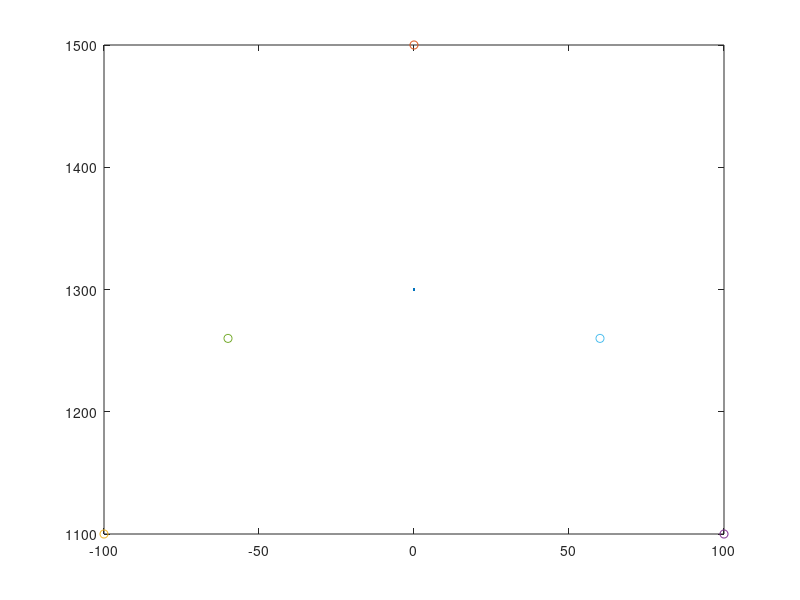

MATLAB code to generate this figure:
%%
Centroid = [100,200];
% tcp = tcpclient("192.168.125.1", 1025);
% str = char(65)
% % UnicodeVal = double(str);
% Letter = "wqe";
currentCoords = [1336,0,1300]
startPos = currentCoords; % Where the robot will start writing from
% for i = 65:90
Letter= "A"

if Letter == "A" % 5 Points all linear
    startPos(3) = startPos(3) + Centroid(2);
    L_Corner = [currentCoords(1), currentCoords(2) - Centroid(1), currentCoords(3)-Centroid(2)];
    currentCoords + L_Corner
    R_Corner = [currentCoords(1), currentCoords(2) + Centroid(1), currentCoords(3)-Centroid(2)];
    currentCoords + R_Corner
    L_Mid = [currentCoords(1), currentCoords(2) -  Centroid(1)*0.6, currentCoords(3)-(2*Centroid(2)*0.6-Centroid(2))];
    R_Mid = [currentCoords(1), currentCoords(2) + Centroid(1)*0.6, currentCoords(3)-(2*Centroid(2)*0.6-Centroid(2))];
%     tcp.write(string(startPos(2), startPos(3)))
%     test = tcp.read();
%     if test == "next"
%         tcp.write(string(L_Corner(2), L_Corner(3)));
%     end
%     test = tcp.read();
%     if test == "next"
%         tcp.write(string(startPos(2), startPos(3)));
%     end
%     test = tcp.read()
%     if test == "next"
%         tcp.write(string(R_Corner(2), R_Corner(3)));
%     end
    figure;
    plot(currentCoords(2), currentCoords(3))
    hold on;
    plot(startPos(2), startPos(3), '-o')
    hold on;
    plot(L_Corner(2), L_Corner(3), '-o')
    hold on;
    plot(R_Corner(2), R_Corner(3), '-o')
    hold on;
    plot(L_Mid(2), L_Mid(3), '-o')
    hold on;
    plot(R_Mid(2), R_Mid(3), '-o')
end

if Letter == "B" % 6 points 2 circular movements
    startPos = [currentCoords(1),currentCoords(2)-(Centroid(1)*0.4), currentCoords(3)+Centroid(2)]
    L_Bottom = [currentCoords(1), currentCoords(2) - (Centroid(1)*.4), currentCoords(3)-Centroid(2)]
    L_Mid = [currentCoords(1), currentCoords(2) - (Centroid(1)*0.4), currentCoords(3)]
%     Mid = [currentCoords(1), currentCoords(2) - (Centroid(1)*0.25), currentCoords(3)]
    Mid = currentCoords;
    Bott_Mid = [Mid(1), Mid(2), currentCoords(3)-Centroid(2)]
    Top_Mid = [Mid(1), Mid(2), currentCoords(3)+Centroid(2)]
    figure;
    plot(currentCoords(2), currentCoords(3), '-x');
    hold on;
    plot(startPos(2), startPos(3), '-o')
    hold on;
    plot(L_Bottom(2), L_Bottom(3), '-o')
    hold on;
%     plot(R_Corner(2), R_Corner(3), '-o')
%     hold on;
    plot(L_Mid(2), L_Mid(3), '-o')
    hold on;
    plot(Mid(2), Mid(3), '-o')
    plot(Top_Mid(2), Top_Mid(3), '-o')
    hold on;
    plot(Bott_Mid(2), Bott_Mid(3), '-o')
    hold on;
end

if Letter == "C" % 4 points all circular movements
    startPos = [currentCoords(1),currentCoords(2), currentCoords(3)+Centroid(2)]
    Bottom = [currentCoords(1), currentCoords(2), currentCoords(3)-Centroid(2)]
    Top_Arc = [currentCoords(1),currentCoords(2)+(Centroid(2)*0.1), currentCoords(3)+(Centroid(2)*0.9)]
    Bottom_Arc = [currentCoords(1), currentCoords(2)+(Centroid(2)*0.1), currentCoords(3)-(Centroid(2)*0.9)]
    figure;
    plot(currentCoords(2), currentCoords(3), '-x');
    hold on;
    plot(startPos(2), startPos(3), '-o')
    hold on;
    plot(Bottom(2), Bottom(3), '-o')
    hold on;
    plot(Top_Arc(2), Top_Arc(3), '-o')
    hold on;
    plot(Bottom_Arc(2), Bottom_Arc(3), '-o')
end

if Letter == "D" % 2 points 1 circular movement
    startPos = [currentCoords(1),currentCoords(2)-Centroid(1), currentCoords(3)+Centroid(2)]
    Bottom = [currentCoords(1), currentCoords(2)-Centroid(1), currentCoords(3)-Centroid(2)]
    figure;
    plot(currentCoords(2), currentCoords(3), '-x');
    hold on;
    plot(startPos(2), startPos(3), '-o')
    hold on;
    plot(Bottom(2), Bottom(3), '-o')
end

if Letter == "E" % 6 points All Linear movement
    startPos = [currentCoords(1),currentCoords(2)-Centroid(1), currentCoords(3)+Centroid(2)]
    L_Bott_Corner = [currentCoords(1), currentCoords(2)-Centroid(1), currentCoords(3)-Centroid(2)]
    R_Bott_Corner = [currentCoords(1), currentCoords(2)+Centroid(1), currentCoords(3)-Centroid(2)]
    R_Top_Corner = [currentCoords(1), currentCoords(2)+Centroid(1), currentCoords(3)+Centroid(2)]
    L_Mid = [currentCoords(1), currentCoords(2)-Centroid(1), currentCoords(3)]
    R_Mid = [currentCoords(1), currentCoords(2)+Centroid(1), currentCoords(3)]
    figure;
    plot(currentCoords(2), currentCoords(3), '-x');
    hold on;
    plot(startPos(2), startPos(3), '-o')
    hold on;
    plot(R_Bott_Corner(2), R_Bott_Corner(3), '-o')
    hold on;
    plot(L_Bott_Corner(2), L_Bott_Corner(3), '-o')
    hold on;
    plot(R_Top_Corner(2), R_Top_Corner(3), '-o')
    hold on;
    plot(L_Mid(2), L_Mid(3), '-o')
    hold on;
    plot(R_Mid(2), R_Mid(3), '-o')
end

if Letter == "F" % 5 points All Linear movement
    startPos = [currentCoords(1),currentCoords(2)-Centroid(1), currentCoords(3)+Centroid(2)]
    L_Bott_Corner = [currentCoords(1), currentCoords(2)-Centroid(1), currentCoords(3)-Centroid(2)]
    R_Top_Corner = [currentCoords(1), currentCoords(2)+Centroid(1), currentCoords(3)+Centroid(2)]
    L_Mid = [currentCoords(1), currentCoords(2)-Centroid(1), currentCoords(3)]
    R_Mid = [currentCoords(1), currentCoords(2)+Centroid(1), currentCoords(3)]
    figure;
    plot(currentCoords(2), currentCoords(3), '-x');
    hold on;
    plot(startPos(2), startPos(3), '-o')
    hold on;
    plot(L_Bott_Corner(2), L_Bott_Corner(3), '-o')
    hold on;
    plot(R_Top_Corner(2), R_Top_Corner(3), '-o')
    hold on;
    plot(L_Mid(2), L_Mid(3), '-o')
    hold on;
    plot(R_Mid(2), R_Mid(3), '-o')
end

if Letter == "G" % 5 points All Linear movement
    startPos = [currentCoords(1),currentCoords(2), currentCoords(3)+Centroid(2)]
    Bottom = [currentCoords(1), currentCoords(2), currentCoords(3)-Centroid(2)]
    R_Mid = [currentCoords(1), currentCoords(2)+Centroid(1), currentCoords(3)]
    R_Bott_Corner = [currentCoords(1), currentCoords(2)+Centroid(1), currentCoords(3)-Centroid(2)]
    Top_Arc = [currentCoords(1),currentCoords(2)+(Centroid(2)*0.1), currentCoords(3)+(Centroid(2)*0.9)]
    Mid = currentCoords;
    figure;
    plot(currentCoords(2), currentCoords(3), '-x');
    hold on;
    plot(startPos(2), startPos(3), '-o')
    hold on;
    plot(Bottom(2), Bottom(3), '-o')
    hold on;
    plot(R_Mid(2), R_Mid(3), '-o')
    hold on;
    plot(R_Bott_Corner(2), R_Bott_Corner(3), '-o')
    hold on;
    plot(Top_Arc(2), Top_Arc(3), '-o')
end

if Letter == "H" % 5 points All Linear movement
    startPos = [currentCoords(1),currentCoords(2)-Centroid(1), currentCoords(3)+Centroid(2)]
    L_Bott_Corner = [currentCoords(1), currentCoords(2)-Centroid(1), currentCoords(3)-Centroid(2)]
    R_Bott_Corner = [currentCoords(1), currentCoords(2)+Centroid(1), currentCoords(3)-Centroid(2)]
    R_Top_Corner = [currentCoords(1), currentCoords(2)+Centroid(1), currentCoords(3)+Centroid(2)]
    L_Mid = [currentCoords(1), currentCoords(2)-Centroid(1), currentCoords(3)]
    R_Mid = [currentCoords(1), currentCoords(2)+Centroid(1), currentCoords(3)]
    figure;
    plot(currentCoords(2), currentCoords(3), '-x');
    hold on;
    plot(startPos(2), startPos(3), '-o')
    hold on;
    plot(R_Bott_Corner(2), R_Bott_Corner(3), '-o')
    hold on;
    plot(L_Bott_Corner(2), L_Bott_Corner(3), '-o')
    hold on;
    plot(R_Top_Corner(2), R_Top_Corner(3), '-o')
    hold on;
    plot(L_Mid(2), L_Mid(3), '-o')
    hold on;
    plot(R_Mid(2), R_Mid(3), '-o')
end

if Letter == "I" % 5 points All Linear movement
    startPos = [currentCoords(1),currentCoords(2)-Centroid(1), currentCoords(3)+Centroid(2)]
    L_Bott_Corner = [currentCoords(1), currentCoords(2)-Centroid(1), currentCoords(3)-Centroid(2)]
    R_Bott_Corner = [currentCoords(1), currentCoords(2)+Centroid(1), currentCoords(3)-Centroid(2)]
    R_Top_Corner = [currentCoords(1), currentCoords(2)+Centroid(1), currentCoords(3)+Centroid(2)]
    Top_Mid = [currentCoords(1), currentCoords(2), currentCoords(3)+Centroid(2)]
    Bott_Mid = [currentCoords(1), currentCoords(2), currentCoords(3)-Centroid(2)]
    figure;
    plot(currentCoords(2), currentCoords(3), '-x');
    hold on;
    plot(startPos(2), startPos(3), '-o')
    hold on;
    plot(R_Bott_Corner(2), R_Bott_Corner(3), '-o')
    hold on;
    plot(L_Bott_Corner(2), L_Bott_Corner(3), '-o')
    hold on;
    plot(R_Top_Corner(2), R_Top_Corner(3), '-o')
    hold on;
    plot(Top_Mid(2), Top_Mid(3), '-o')
    hold on;
    plot(Bott_Mid(2), Bott_Mid(3), '-o')
end

if Letter == "J" % 3 points 1 Circular movement
    startPos = [currentCoords(1), currentCoords(2), currentCoords(3)+Centroid(2)]
    Bott_Arc_Mid = [currentCoords(1), currentCoords(2), currentCoords(3)-(Centroid(2)*0.7)]
    Bott_Arc_L = [currentCoords(1), currentCoords(2)-Centroid(1), currentCoords(3)-(Centroid(2)*0.7)]
    figure;
    plot(currentCoords(2), currentCoords(3), '-x');
    hold on;
    plot(startPos(2), startPos(3), '-o')
    hold on;
    plot(Bott_Arc_Mid(2), Bott_Arc_Mid(3), '-o')
    hold on;
    plot(Bott_Arc_L(2), Bott_Arc_L(3), '-o')
end

if Letter == "K" % 5 points All Linear movement
    startPos = [currentCoords(1),currentCoords(2)-Centroid(1), currentCoords(3)+Centroid(2)]
    L_Bott_Corner = [currentCoords(1), currentCoords(2)-Centroid(1), currentCoords(3)-Centroid(2)]
    R_Bott_Corner = [currentCoords(1), currentCoords(2)+Centroid(1), currentCoords(3)-Centroid(2)]
    R_Top_Corner = [currentCoords(1), currentCoords(2)+Centroid(1), currentCoords(3)+Centroid(2)]
    L_Mid = [currentCoords(1), currentCoords(2)-Centroid(1), currentCoords(3)]
    figure;
    plot(currentCoords(2), currentCoords(3), '-x');
    hold on;
    plot(startPos(2), startPos(3), '-o')
    hold on;
    plot(R_Bott_Corner(2), R_Bott_Corner(3), '-o')
    hold on;
    plot(L_Bott_Corner(2), L_Bott_Corner(3), '-o')
    hold on;
    plot(R_Top_Corner(2), R_Top_Corner(3), '-o')
    hold on;
    plot(L_Mid(2), L_Mid(3), '-o')
end

if Letter == "L" % 3 points 1 Circular movement
    startPos = [currentCoords(1),currentCoords(2)-Centroid(1), currentCoords(3)+Centroid(2)]
    L_Bott_Corner = [currentCoords(1), currentCoords(2)-Centroid(1), currentCoords(3)-Centroid(2)]
    R_Bott_Corner = [currentCoords(1), currentCoords(2)+Centroid(1), currentCoords(3)-Centroid(2)]
    figure;
    plot(currentCoords(2), currentCoords(3), '-x');
    hold on;
    plot(startPos(2), startPos(3), '-o')
    hold on;
    plot(R_Bott_Corner(2), R_Bott_Corner(3), '-o')
    hold on;
    plot(L_Bott_Corner(2), L_Bott_Corner(3), '-o')
end

if Letter == "M" % 5 points All Linear movement
    startPos = [currentCoords(1),currentCoords(2)-Centroid(1), currentCoords(3)+Centroid(2)]
    L_Bott_Corner = [currentCoords(1), currentCoords(2)-Centroid(1), currentCoords(3)-Centroid(2)]
    R_Bott_Corner = [currentCoords(1), currentCoords(2)+Centroid(1), currentCoords(3)-Centroid(2)]
    R_Top_Corner = [currentCoords(1), currentCoords(2)+Centroid(1), currentCoords(3)+Centroid(2)]
    Mid = currentCoords
    figure;
    plot(currentCoords(2), currentCoords(3), '-x');
    hold on;
    plot(startPos(2), startPos(3), '-o')
    hold on;
    plot(R_Bott_Corner(2), R_Bott_Corner(3), '-o')
    hold on;
    plot(L_Bott_Corner(2), L_Bott_Corner(3), '-o')
    hold on;
    plot(R_Top_Corner(2), R_Top_Corner(3), '-o')
    hold on;
    plot(Mid(2), Mid(3), '-o')
end

if Letter == "N" % 5 points All Linear movement - Same as points as M
    % Start at Bottom Left Corner
    startPos = [currentCoords(1), currentCoords(2)-Centroid(1), currentCoords(3)-Centroid(2)]
    L_Top_Corner = [currentCoords(1),currentCoords(2)-Centroid(1), currentCoords(3)+Centroid(2)]
    R_Bott_Corner = [currentCoords(1), currentCoords(2)+Centroid(1), currentCoords(3)-Centroid(2)]
    R_Top_Corner = [currentCoords(1), currentCoords(2)+Centroid(1), currentCoords(3)+Centroid(2)]
    Mid = currentCoords
    figure;
    plot(currentCoords(2), currentCoords(3), '-x');
    hold on;
    plot(startPos(2), startPos(3), '-o')
    hold on;
    plot(R_Bott_Corner(2), R_Bott_Corner(3), '-o')
    hold on;
    plot(L_Bott_Corner(2), L_Bott_Corner(3), '-o')
    hold on;
    plot(R_Top_Corner(2), R_Top_Corner(3), '-o')
    hold on;
    plot(Mid(2), Mid(3), '-o')
    hold on;
    plot(L_Top_Corner(2), L_Top_Corner(3), '-o')
end

if Letter == "O" % 4 points all circular movements
    startPos = [currentCoords(1),currentCoords(2), currentCoords(3)+Centroid(2)]
    Bottom = [currentCoords(1), currentCoords(2), currentCoords(3)-Centroid(2)]
    figure;
    plot(currentCoords(2), currentCoords(3), '-x');
    hold on;
    plot(startPos(2), startPos(3), '-o')
    hold on;
    plot(Bottom(2), Bottom(3), '-o')
end

if Letter == "P" % 3 points 1 Circular movement
    % Start at bottom
    startPos = [currentCoords(1), currentCoords(2)-Centroid(1), currentCoords(3)-Centroid(2)]
    Top = [currentCoords(1), currentCoords(2)-Centroid(1), currentCoords(3)+Centroid(2)]
    L_Mid = [currentCoords(1), currentCoords(2)-Centroid(1), currentCoords(3)]
    figure;
    plot(currentCoords(2), currentCoords(3), '-x');
    hold on;
    plot(startPos(2), startPos(3), '-o')
    hold on;
    plot(Top(2), Top(3), '-o')
    hold on;
    plot(L_Mid(2), L_Mid(3), '-o')
end

if Letter == "Q" % 4 points all circular movements
    startPos = [currentCoords(1),currentCoords(2), currentCoords(3)+Centroid(2)]
    Bottom = [currentCoords(1), currentCoords(2), currentCoords(3)-Centroid(2)]
    Mid = currentCoords;
    R_Bott_Corner = [currentCoords(1), currentCoords(2)+Centroid(1), currentCoords(3)-Centroid(2)]
    figure;
    plot(currentCoords(2), currentCoords(3), '-x');
    hold on;
    plot(startPos(2), startPos(3), '-o')
    hold on;
    plot(Bottom(2), Bottom(3), '-o')
    hold on;
    plot(Mid(2), Mid(3), '-o')
    hold on;
    plot(R_Bott_Corner(2), R_Bott_Corner(3), '-o')
end

if Letter == "R" % 3 points 1 Circular movement
    % Start at bottom
    startPos = [currentCoords(1), currentCoords(2)-Centroid(1), currentCoords(3)-Centroid(2)]
    Top = [currentCoords(1), currentCoords(2)-Centroid(1), currentCoords(3)+Centroid(2)]
    L_Mid = [currentCoords(1), currentCoords(2)-Centroid(1), currentCoords(3)]
    Top_Mid = [currentCoords(1), currentCoords(2), currentCoords(3)+Centroid(2)]
    R_Bott_Corner = [currentCoords(1), currentCoords(2)+Centroid(1), currentCoords(3)-Centroid(2)]
    Mid = currentCoords;
    figure;
    plot(currentCoords(2), currentCoords(3), '-x');
    hold on;
    plot(startPos(2), startPos(3), '-o')
    hold on;
    plot(Top(2), Top(3), '-o')
    hold on;
    plot(L_Mid(2), L_Mid(3), '-o')
    hold on;
    plot(R_Bott_Corner(2), R_Bott_Corner(3), '-o')
    hold on;
    plot(Top_Mid(2), Top_Mid(3), '-o')
end

if Letter == "S" % 5 points 2 Circular movement
    % Start at top right
    startPos = [currentCoords(1), currentCoords(2)+Centroid(1), currentCoords(3)+Centroid(2)]
    L_Bott_Corner = [currentCoords(1), currentCoords(2)-Centroid(1), currentCoords(3)-Centroid(2)]
    Top_Mid = [currentCoords(1), currentCoords(2), currentCoords(3)+Centroid(2)]
    Bott_Mid = [currentCoords(1), currentCoords(2), currentCoords(3)-Centroid(2)]
    Mid = currentCoords;
    figure;
    plot(currentCoords(2), currentCoords(3), '-x');
    hold on;
    plot(startPos(2), startPos(3), '-o')
    hold on;
    plot(Mid(2), Mid(3), '-o')
    hold on;
    plot(L_Bott_Corner(2), L_Bott_Corner(3), '-o')
    hold on;
    plot(R_Top_Corner(2), R_Top_Corner(3), '-o')
    hold on;
    plot(Top_Mid(2), Top_Mid(3), '-o')
    hold on;
    plot(Bott_Mid(2), Bott_Mid(3), '-o')
end

if Letter == "T" % 4 points All Linear movement
    % Start at top left
    startPos = [currentCoords(1),currentCoords(2)-Centroid(1), currentCoords(3)+Centroid(2)]
    R_Top_Corner = [currentCoords(1), currentCoords(2)+Centroid(1), currentCoords(3)+Centroid(2)]
    Top_Mid = [currentCoords(1), currentCoords(2), currentCoords(3)+Centroid(2)]
    Bott_Mid = [currentCoords(1), currentCoords(2), currentCoords(3)-Centroid(2)]
    figure;
    plot(currentCoords(2), currentCoords(3), '-x');
    hold on;
    plot(startPos(2), startPos(3), '-o')
    hold on;
    plot(R_Top_Corner(2), R_Top_Corner(3), '-o')
    hold on;
    plot(Top_Mid(2), Top_Mid(3), '-o')
    hold on;
    plot(Bott_Mid(2), Bott_Mid(3), '-o')
end

if Letter == "U" % 5 points 1 or 2 Linear movement
    % Start at top left corner
    startPos = [currentCoords(1),currentCoords(2)-Centroid(1), currentCoords(3)+Centroid(2)]
    R_Top_Corner = [currentCoords(1), currentCoords(2)+Centroid(1), currentCoords(3)+Centroid(2)]
    Bott_Mid = [currentCoords(1), currentCoords(2), currentCoords(3)-Centroid(2)]
    L_Mid = [currentCoords(1), currentCoords(2)-Centroid(1), currentCoords(3)]
    R_Mid = [currentCoords(1), currentCoords(2)+Centroid(1), currentCoords(3)]
    figure;
    plot(currentCoords(2), currentCoords(3), '-x');
    hold on;
    plot(startPos(2), startPos(3), '-o')
    hold on;
    plot(R_Top_Corner(2), R_Top_Corner(3), '-o')
    hold on;
    plot(Bott_Mid(2), Bott_Mid(3), '-o')
    hold on;
    plot(L_Mid(2), L_Mid(3), '-o')
    hold on;
    plot(R_Mid(2), R_Mid(3), '-o')
end

if Letter == "V" % 5 points All Linear movement
    % Start at top left corner
    startPos = [currentCoords(1),currentCoords(2)-Centroid(1), currentCoords(3)+Centroid(2)]
    Bott_Mid = [currentCoords(1), currentCoords(2), currentCoords(3)-Centroid(2)]
    R_Top_Corner = [currentCoords(1), currentCoords(2)+Centroid(1), currentCoords(3)+Centroid(2)]
    figure;
    plot(currentCoords(2), currentCoords(3), '-x');
    hold on;
    plot(startPos(2), startPos(3), '-o')
    hold on;
    plot(R_Top_Corner(2), R_Top_Corner(3), '-o')
    hold on;
    plot(Bott_Mid(2), Bott_Mid(3), '-o')
end

if Letter == "W" % 5 points All Linear movement
    % Start at top left corner
    startPos = [currentCoords(1),currentCoords(2)-Centroid(1), currentCoords(3)+Centroid(2)]
    L_Bott = [currentCoords(1), currentCoords(2)-(Centroid(2)/2), currentCoords(3)-Centroid(2)]
    R_Bott = [currentCoords(1), currentCoords(2)+(Centroid(2)/2), currentCoords(3)-Centroid(2)]
    R_Top_Corner = [currentCoords(1), currentCoords(2)+Centroid(1), currentCoords(3)+Centroid(2)]
    Mid = currentCoords;
    figure;
    plot(currentCoords(2), currentCoords(3), '-x');
    hold on;
    plot(Mid(2), Mid(3), '-o')
    hold on;
    plot(startPos(2), startPos(3), '-o')
    hold on;
    plot(R_Top_Corner(2), R_Top_Corner(3), '-o')
    hold on;
    plot(L_Bott(2), L_Bott(3), '-o')
    hold on;
    plot(R_Bott(2), R_Bott(3), '-o')
end

if Letter == "X" % 5 points All Linear movement
    startPos = [currentCoords(1),currentCoords(2)-Centroid(1), currentCoords(3)+Centroid(2)]
    L_Bott_Corner = [currentCoords(1), currentCoords(2)-Centroid(1), currentCoords(3)-Centroid(2)]
    R_Bott_Corner = [currentCoords(1), currentCoords(2)+Centroid(1), currentCoords(3)-Centroid(2)]
    R_Top_Corner = [currentCoords(1), currentCoords(2)+Centroid(1), currentCoords(3)+Centroid(2)]
    figure;
    plot(currentCoords(2), currentCoords(3), '-x');
    hold on;
    plot(startPos(2), startPos(3), '-o')
    hold on;
    plot(R_Bott_Corner(2), R_Bott_Corner(3), '-o')
    hold on;
    plot(L_Bott_Corner(2), L_Bott_Corner(3), '-o')
    hold on;
    plot(R_Top_Corner(2), R_Top_Corner(3), '-o')
end

if Letter == "Y" % 5 points All Linear movement
    % Start as Left Top Corner
    startPos = [currentCoords(1),currentCoords(2)-Centroid(1), currentCoords(3)+Centroid(2)]
    R_Top_Corner = [currentCoords(1), currentCoords(2)+Centroid(1), currentCoords(3)+Centroid(2)]
    L_Top_Corner = [currentCoords(1),currentCoords(2)-Centroid(1), currentCoords(3)+Centroid(2)]
    Mid = currentCoords;
    Bott_Mid = [currentCoords(1), currentCoords(2), currentCoords(3)-Centroid(2)]
    figure;
    plot(currentCoords(2), currentCoords(3), '-x');
    hold on;
    plot(startPos(2), startPos(3), '-o')
    hold on;
    plot(R_Top_Corner(2), R_Top_Corner(3), '-o')
    hold on;
    plot(L_Top_Corner(2), L_Top_Corner(3), '-o')
    hold on;
    plot(Mid(2), Mid(3), '-o')
    hold on;
    plot(Bott_Mid(2), Bott_Mid(3), '-o')
end

if Letter == "Z" % 4 points All Linear movement
    % Start at top left corner
    startPos = [currentCoords(1),currentCoords(2)-Centroid(1), currentCoords(3)+Centroid(2)]
    L_Bott_Corner = [currentCoords(1), currentCoords(2)-Centroid(1), currentCoords(3)-Centroid(2)]
    R_Bott_Corner = [currentCoords(1), currentCoords(2)+Centroid(1), currentCoords(3)-Centroid(2)]
    R_Top_Corner = [currentCoords(1), currentCoords(2)+Centroid(1), currentCoords(3)+Centroid(2)]
    figure;
    plot(currentCoords(2), currentCoords(3), '-x');
    hold on;
    plot(startPos(2), startPos(3), '-o')
    hold on;
    plot(R_Bott_Corner(2), R_Bott_Corner(3), '-o')
    hold on;
    plot(L_Bott_Corner(2), L_Bott_Corner(3), '-o')
    hold on;
    plot(R_Top_Corner(2), R_Top_Corner(3), '-o')
end

% end